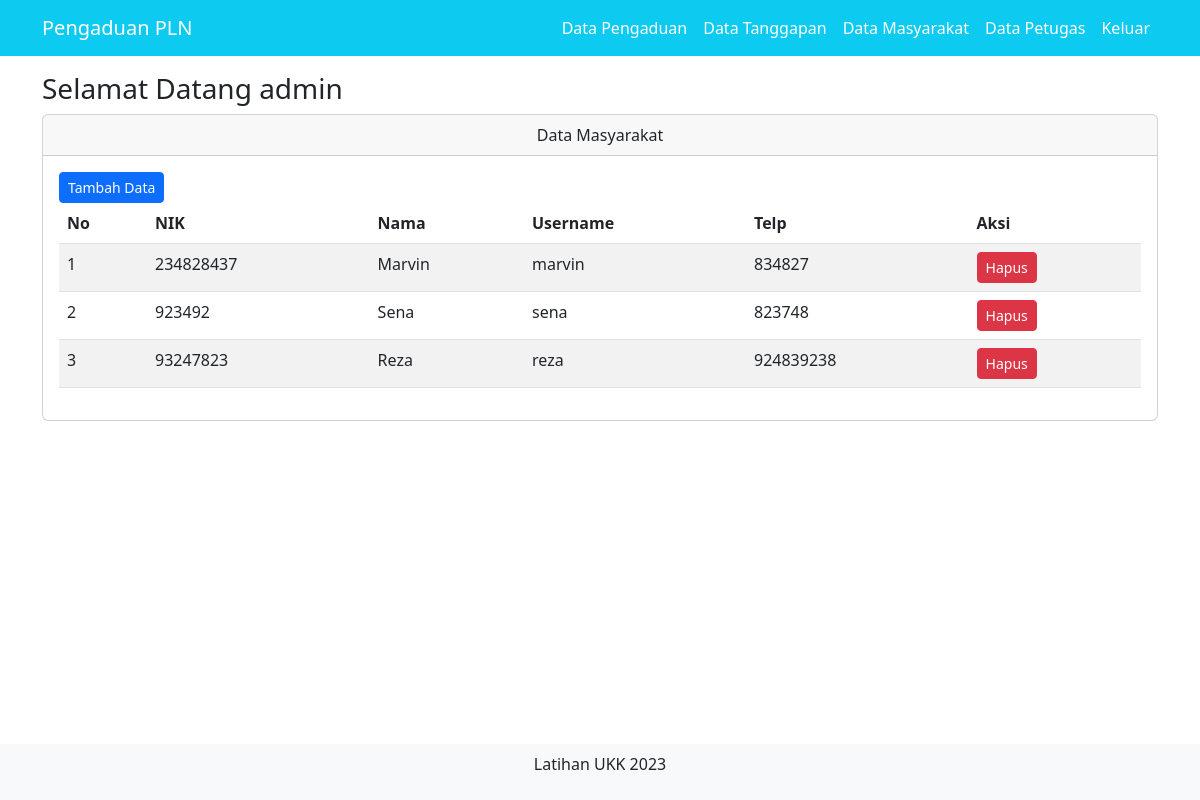
The app's page /admin/index.php?page=masyarakat (signed in) with its own data.
### tables this page shows
CREATE TABLE `masyarakat` (
  `nik` char(16) NOT NULL,
  `nama` varchar(30) NOT NULL,
  `username` varchar(25) NOT NULL,
  `password` varchar(25) NOT NULL,
  `telp` varchar(20) NOT NULL,
  `level` varchar(10) NOT NULL
);

### admin/data_masyarakat.php (the view, shortened to what this page needs)
<div class="container">
  <div class="row">
    <div class="col-md-12 mt-3">
      <h3>Selamat Datang <?php echo $_SESSION['nama_petugas'] ?></h3>
      <div class="card">
        <div class="card-header text-center">
          Data Masyarakat
        </div>
        <div class="card-body">
          <a href="" class="btn btn-primary btn-sm" data-bs-toggle="modal" data-bs-target="#tambah">Tambah Data</a>
          <table class="table table-striped">
            <thead>
              <tr>
                <th>No</th>
                <th>NIK</th>
                <th>Nama</th>
                <th>Username</th>
                <th>Telp</th>
                <th>Aksi</th>
              </tr>
            </thead>
            <tbody>
              <?php
              include '../config/koneksi.php';
              $no = 1;
              $query = mysqli_query($koneksi, "SELECT*FROM masyarakat");
              while ($data = mysqli_fetch_array($query)) { ?>
                <tr>
                  <td><?php echo $no++; ?></td>
                  <td><?php echo $data['nik']; ?></td>
                  <td><?php echo $data['nama']; ?></td>
                  <td><?php echo $data['username']; ?></td>
                  <td><?php echo $data['telp']; ?></td>
                  <td>
                    <a href="" class="btn btn-danger btn-sm" data-bs-toggle="modal" data-bs-target="#hapus<?php echo $data['nik'] ?>">Hapus</a>
                  </td>
                </tr>
              <?php } ?>
            </tbody>
          </table>
        </div>
      </div>
    </div>
  </div>
</div>

### layouts/header.php (shortened to what this page needs)
<!DOCTYPE html>
<html lang="en">
<head>
    <link rel="stylesheet" href="../assets/css/bootstrap.css">
</head>
<body>
    <nav class="navbar navbar-expand-lg bg-info">
        <div class="container">
            <a href="index.php" class="navbar-brand text-white">Pengaduan PLN</a>
            <div class="collapse navbar-collapse justify-content-end" id="navbarNav">
                <ul class="navbar-nav">
                    <?php
                    if ($_SESSION['login'] == 'admin') { ?>
                        <a class="nav-link text-white" href="index.php?page=pengaduan">Data Pengaduan</a>
                        <a class="nav-link text-white" href="index.php?page=tanggapan">Data Tanggapan</a>
                        <a class="nav-link text-white" href="index.php?page=masyarakat">Data Masyarakat</a>
                        <a class="nav-link text-white" href="index.php?page=petugas">Data Petugas</a>
                        <a class="nav-link text-white" href="../config/aksi_logout.php">Keluar</a>
                    <?php } elseif ($_SESSION['login'] == 'petugas') { ?>
                        <a class="nav-link text-white" href="index.php?page=pengaduan">Data Pengaduan</a>
                        <a class="nav-link text-white" href="index.php?page=tanggapan">Data Tanggapan</a>
                        <a class="nav-link text-white" href="../config/aksi_logout.php">Keluar</a>
                    <?php } elseif ($_SESSION['login'] == 'masyarakat') { ?>
                        <a class="nav-link text-white" href="index.php?page=tanggapan">Data Tanggapan</a>
                        <a class="nav-link text-white" href="../config/aksi_logout.php">Keluar</a>
                    <?php } else { ?>
                        <a class="nav-link text-white" href="index.php?page=login">Login</a>
                        <a class="nav-link text-white" href="index.php?page=registrasi">Register</a>
                    <?php } ?>
                </ul>
            </div>
        </div>
    </nav>

### admin/index.php (shortened to what this page needs)
<?php
include '../layouts/header.php';
if (isset($_GET['page'])) {
    $page= $_GET['page'];
    switch ($page) {
        case 'masyarakat' :
            include 'data_masyarakat.php';
            break;
    }
} else {
    include 'home.php';
}
include '../layouts/footer.php';
?>

### layouts/footer.php (shortened to what this page needs)
<footer class="footer py-2 bg-light fixed-bottom">
    <div class="container">
        <p class="text-center">Latihan UKK 2023</p>
    </div>
</footer>
</body>
</html>

### records on screen
masyarakat: nik "234828437", nama "Marvin", username "marvin", telp "834827"
masyarakat: nik "923492", nama "Sena", username "sena", telp "823748"
masyarakat: nik "93247823", nama "Reza", username "reza", telp "924839238"

### other values on screen
$_SESSION['nama_petugas'] "admin"
